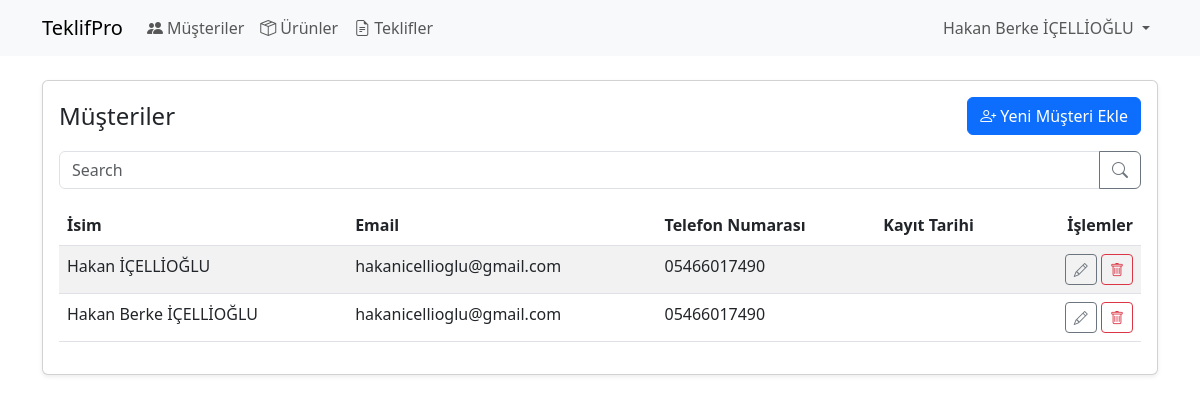
Screenshot of /customer.php (signed in) with the database file from the repository.
### tables this page shows
CREATE TABLE `customers` (
  `id` int(11) NOT NULL,
  `first_name` varchar(255) NOT NULL,
  `last_name` varchar(255) NOT NULL,
  `company` varchar(255) DEFAULT NULL,
  `email` varchar(255) DEFAULT NULL,
  `phone` varchar(50) DEFAULT NULL,
  `address` text DEFAULT NULL
);

### customer.php (the view, shortened to what this page needs)
<?php
require __DIR__ . '/header.php';
$search = trim(filter_input(INPUT_GET, 'search', FILTER_SANITIZE_SPECIAL_CHARS) ?? '');
$page = max(1, (int)($_GET['page'] ?? 1));
$limit = 10;
$offset = ($page - 1) * $limit;
try {
    $hasDate = $pdo->query("SHOW COLUMNS FROM customers LIKE 'created_at'")->rowCount() > 0;
} catch (Exception $e) {
    $hasDate = false;
}
$sql = 'SELECT id, first_name, last_name, email, phone';
$sql .= $hasDate ? ', created_at AS registration_date' : ', NULL AS registration_date';
$sql .= ' FROM customers';
$sql .= ' ORDER BY id DESC LIMIT :limit OFFSET :offset';
$stmt = $pdo->prepare($sql);
$stmt->bindValue(':limit', $limit, PDO::PARAM_INT);
$stmt->bindValue(':offset', $offset, PDO::PARAM_INT);
$stmt->execute();
$customers = $stmt->fetchAll();
?>
<div class="container py-4">
    <div class="card shadow-sm">
        <div class="card-body">
            <div class="d-flex justify-content-between align-items-center mb-3">
                <h4 class="card-title mb-0">Müşteriler</h4>
                <a href="customers/add" class="btn btn-primary"><i class="bi bi-person-plus me-1" aria-hidden="true"></i>Yeni Müşteri Ekle</a>
            </div>
            <form class="mb-3" method="get" novalidate>
                <div class="input-group">
                    <input type="text" name="search" class="form-control" placeholder="Search" value="<?= htmlspecialchars($search, ENT_QUOTES, 'UTF-8'); ?>">
                    <button class="btn btn-outline-secondary" type="submit"><i class="bi bi-search" aria-hidden="true"></i></button>
                </div>
            </form>
            <div class="table-responsive">
                <table class="table table-striped">
                    <thead>
                        <tr>
                            <th>İsim</th>
                            <th>Email</th>
                            <th>Telefon Numarası</th>
                            <th>Kayıt Tarihi</th>
                            <th class="text-end">İşlemler</th>
                        </tr>
                    </thead>
                    <tbody>
                        <?php if ($customers): ?>
                            <?php foreach ($customers as $cust): ?>
                                <tr>
                                    <td><?= htmlspecialchars(trim(($cust['first_name'] ?? '') . ' ' . ($cust['last_name'] ?? '')), ENT_QUOTES, 'UTF-8'); ?></td>
                                    <td><?= htmlspecialchars($cust['email'] ?? '', ENT_QUOTES, 'UTF-8'); ?></td>
                                    <td><?= htmlspecialchars($cust['phone'] ?? '', ENT_QUOTES, 'UTF-8'); ?></td>
                                    <td><?= htmlspecialchars($cust['registration_date'] ?? '', ENT_QUOTES, 'UTF-8'); ?></td>
                                    <td class="text-end">
                                        <a href="customers/edit?id=<?= (int)$cust['id']; ?>" class="btn btn-sm btn-outline-secondary" title="Edit"><i class="bi bi-pencil" aria-hidden="true"></i></a>
                                        <form method="post" class="d-inline" onsubmit="return confirm('Delete this customer?');">
                                            <button type="submit" class="btn btn-sm btn-outline-danger" title="Delete"><i class="bi bi-trash" aria-hidden="true"></i></button>
                                        </form>
                                    </td>
                                </tr>
                            <?php endforeach; ?>
                        <?php else: ?>
                            <tr>
                                <td colspan="5" class="text-center text-muted">Müşteri bulunamadı.</td>
                            </tr>
                        <?php endif; ?>
                    </tbody>
                </table>
            </div>
        </div>
    </div>
</div>
</body>
</html>

### rows the page displays
customers: first_name+last_name "Hakan İÇELLİOĞLU", email "hakanicellioglu@gmail.com", phone "05466017490"
customers: first_name+last_name "Hakan Berke İÇELLİOĞLU", email "hakanicellioglu@gmail.com", phone "05466017490"

### other values shown
$userName "Hakan Berke İÇELLİOĞLU"
